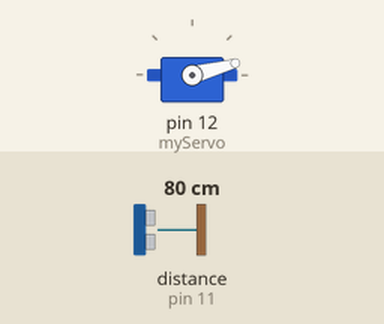
This sketch was run on a simulated Arduino Uno, built with avr-gcc and run on an emulated ATmega328P. Shown: servo. Wiring (inferred from the names in the program): ultrasonic range finder: trigger pin 10; echo pin 11. The inputs (shaded band) are chosen by the test bench; at power-on: distance to the obstacle (sensor on pin 11) 80 cm. The echo pulse lasts 58.3 µs per cm; what the sketch prints to the serial monitor is not drawn.

Above: at 0.01 s.
1.3 s: distance to the obstacle (sensor on pin 11) set to 2 cm
At 2.4 s:
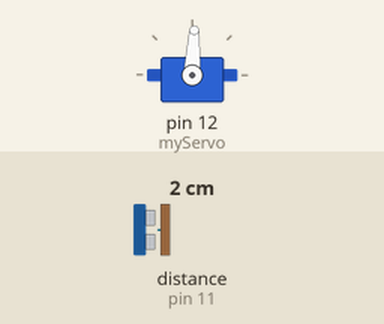
4.3 s: distance to the obstacle (sensor on pin 11) set to 299 cm
At 4.46 s:
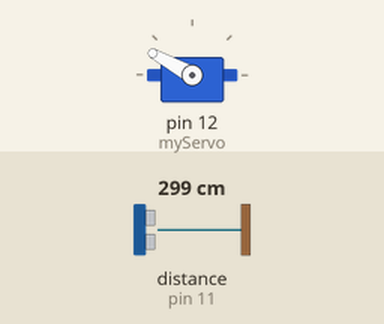
Timing chart, 0 to 13.3 s (numbered marks = the images above; inputs shaded):
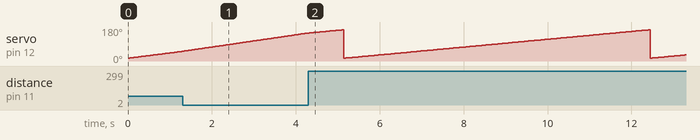

Measured:
- by itself, servo on pin 12 (myServo): ramps from 15° to 165° and jumps back, once every 7.3 s

The sketch:

arduino_radar.ino
```cpp
// (licence header left out)
#include <Servo.h>

#define BAUDRATE 9600
#define TRIG_PIN 10
#define ECHO_PIN 11

long signalDuration = 0;
int objectDistance = 0;

Servo myServo;

void setup(){
    pinMode(TRIG_PIN, OUTPUT);
    pinMode(ECHO_PIN, INPUT);

    Serial.begin(BAUDRATE);

    myServo.attach(12);
}

void loop(){

    for(int i = 15; i <= 165; i++){
        myServo.write(i);
        delay(30);
        objectDistance = calculate_distance();

        // Sending data on the serial port
        // for the Processing software
        // to receive them
        Serial.print(i);
        Serial.print(",");
        Serial.print(objectDistance);
        Serial.print(".");

    }
}

int calculate_distance(){

    // lower Trig pin for a while
    digitalWrite(TRIG_PIN, LOW);
    delayMicroseconds(2);

    // Sets the trigPin on HIGH state for 10 micro seconds
    digitalWrite(TRIG_PIN, HIGH);

    // Send the sound wave
    delayMicroseconds(10);

    // Cut the signal
    digitalWrite(TRIG_PIN, LOW);

    // Reads the echoPin, returns the sound wave travel time in microseconds
    signalDuration = pulseIn(ECHO_PIN, HIGH);

    // calculate distance according to the producer recommendations
    int distance = signalDuration / 58;

    return distance;

}
```
